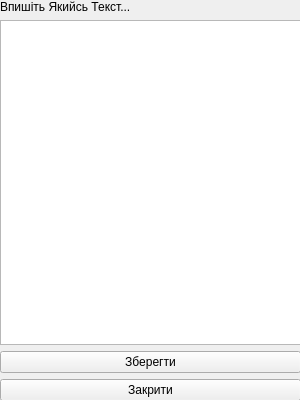
<?xml version="1.0" encoding="UTF-8"?>
<ui version="4.0">
 <class>MainWindow</class>
 <widget class="QMainWindow" name="MainWindow">
  <property name="geometry">
   <rect>
    <x>0</x>
    <y>0</y>
    <width>300</width>
    <height>400</height>
   </rect>
  </property>
  <property name="windowTitle">
   <string>Редактор кода</string>
  </property>
  <property name="windowIcon">
   <iconset>
    <normaloff>icon.bmp</normaloff>icon.bmp</iconset>
  </property>
  <widget class="QWidget" name="centralwidget">
   <property name="cursor">
    <cursorShape>PointingHandCursor</cursorShape>
   </property>
   <widget class="QWidget" name="verticalLayoutWidget">
    <property name="geometry">
     <rect>
      <x>0</x>
      <y>0</y>
      <width>301</width>
      <height>401</height>
     </rect>
    </property>
    <layout class="QVBoxLayout" name="verticalLayout">
     <item>
      <widget class="QLabel" name="label">
       <property name="cursor">
        <cursorShape>WhatsThisCursor</cursorShape>
       </property>
       <property name="text">
        <string>Впишіть Якийсь Текст...</string>
       </property>
      </widget>
     </item>
     <item>
      <widget class="QPlainTextEdit" name="plainTextEdit">
       <property name="cursor" stdset="0">
        <cursorShape>BlankCursor</cursorShape>
       </property>
      </widget>
     </item>
     <item>
      <widget class="QPushButton" name="button_save">
       <property name="cursor">
        <cursorShape>CrossCursor</cursorShape>
       </property>
       <property name="text">
        <string>Зберегти</string>
       </property>
      </widget>
     </item>
     <item>
      <widget class="QPushButton" name="button_exit">
       <property name="cursor">
        <cursorShape>CrossCursor</cursorShape>
       </property>
       <property name="text">
        <string>Закрити</string>
       </property>
      </widget>
     </item>
    </layout>
   </widget>
  </widget>
 </widget>
 <resources/>
 <connections/>
</ui>
